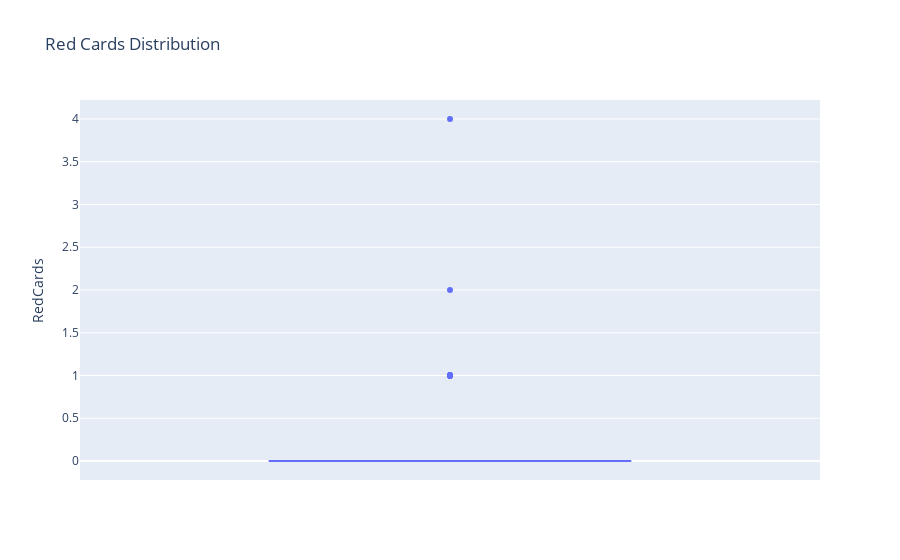

The code cell stored with this chart in its notebook:
### Code cell
fig_red_cards = px.box(df_cleaned_PlayerStats, y='RedCards', title="Red Cards Distribution")
fig_red_cards.show()

### Figure 1 — Plotly figure (JSON) as saved in the notebook; plotly's stock layout.template omitted (floating-point values rounded to 4 significant figures; data arrays with more than 128 entries replaced by an {"elided": "..."} marker saying what was removed)
{"data": [{"alignmentgroup": "True", "hovertemplate": "RedCards=%{y}<extra></extra>", "legendgroup": "", "marker": {"color": "#636efa"}, "name": "", "notched": false, "offsetgroup": "", "orientation": "v", "showlegend": false, "type": "box", "x0": " ", "xaxis": "x", "y": {"elided": "998 int values"}, "y0": " ", "yaxis": "y"}], "layout": {"boxmode": "group", "legend": {"tracegroupgap": 0}, "title": {"text": "Red Cards Distribution"}, "xaxis": {"anchor": "y", "domain": [0, 1]}, "yaxis": {"anchor": "x", "domain": [0, 1], "title": {"text": "RedCards"}}}}
